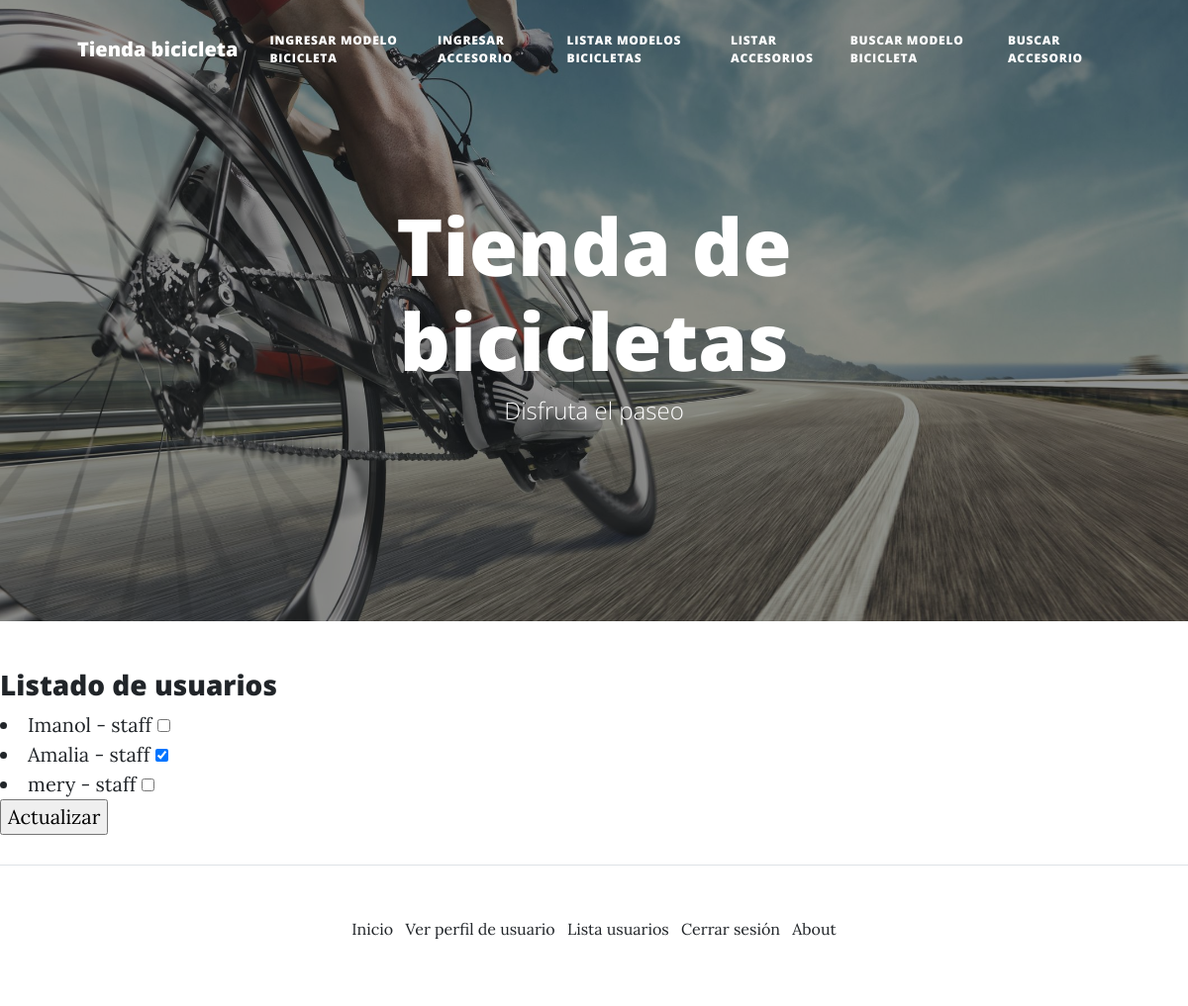
Before: /usuarios/lista_usuarios/ (signed in) with the older database file.
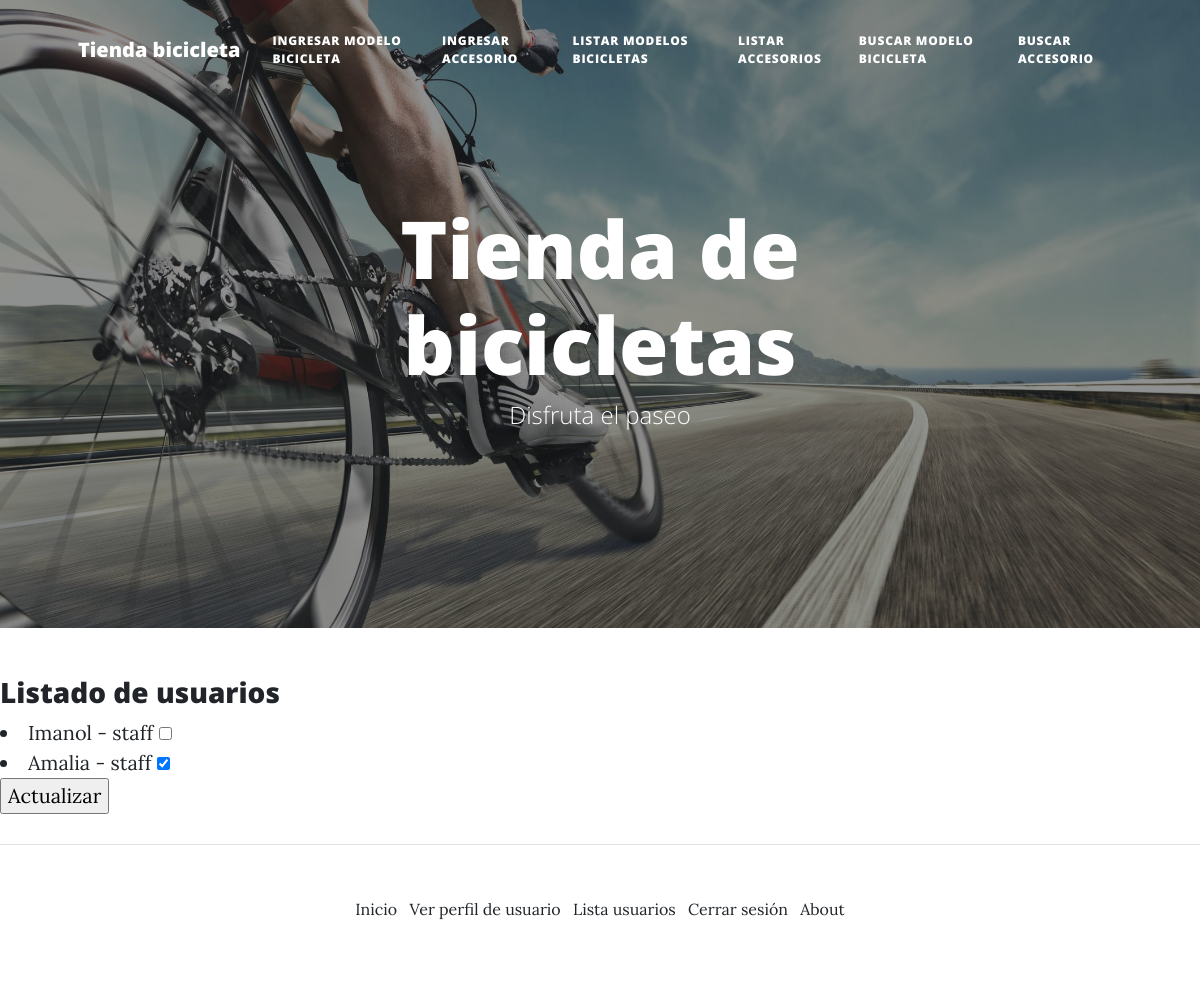
After: the same page with the newer database file.
### appUsuarios/models.py (models this page shows, shortened)
class PerfilUsuario(models.Model):
    CHOICE = (
        ('cliente', 'cliente'),
        ('vendedor', 'vendedor')
    )
    usuario = models.OneToOneField(User, on_delete=models.CASCADE, related_name='perfil')
    imagen = models.ImageField(upload_to='imagenes_usuarios')
    rol = models.CharField(max_length=10, choices=CHOICE, null=True, blank=True)

### appUsuarios/views.py (the view)
# urls.py: path('lista_usuarios/', listar_usuarios, name = 'lista_usuarios')
@staff_member_required
def listar_usuarios(request):
    lista_usuarios = PerfilUsuario.objects.all()
    if request.POST:
        checked_items = request.POST.getlist("usuarios_checkbox")
        for a in lista_usuarios:
            a.usuario.is_staff = False
            a.usuario.save()
        for u in checked_items:
            usuario_staff = PerfilUsuario.objects.get(usuario = u)
            usuario_staff.usuario.is_staff = True
            usuario_staff.usuario.save()
        return render(request, 'index.html', {"mensaje":"Permisos correctamente"})
    else:
        return render(request, 'usuarios/lista_usuarios.html', {'usuarios': lista_usuarios})

### templates/Usuarios/lista_usuarios.html (shortened to what this page needs)
{% extends "base.html" %}
{% load static %}
{% block contenido %}
<h3> Listado de usuarios </h3>
<form action="/usuarios/lista_usuarios/" method="post">
{% for usuario in usuarios %}
    <li>{{usuario.usuario.username}} - staff <input type ='checkbox' name="usuarios_checkbox" value="{{ usuario.usuario.id }}" {%if usuario.usuario.is_staff%} Checked {%endif%}> </li>
{% endfor %}
<input type="submit" value="Actualizar">
</form>
{% endblock %}

Changed rows visible on the page:
removed PerfilUsuario: usuario.username "mery"
